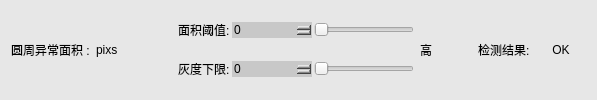
             <widget class="QWidget" name="widget_12" native="true">
              <property name="minimumSize">
               <size>
                <width>0</width>
                <height>96</height>
               </size>
              </property>
              <property name="styleSheet">
               <string notr="true">background-color: rgb(231, 231, 231);</string>
              </property>
              <layout class="QHBoxLayout" name="horizontalLayout_18">
               <property name="topMargin">
                <number>2</number>
               </property>
               <property name="bottomMargin">
                <number>2</number>
               </property>
               <item>
                <widget class="QLabel" name="label_16">
                 <property name="styleSheet">
                  <string notr="true">font: 11pt &quot;微软雅黑&quot;;</string>
                 </property>
                 <property name="text">
                  <string>圆周异常面积 :</string>
                 </property>
                </widget>
               </item>
               <item>
                <widget class="QLabel" name="labelScore_3">
                 <property name="styleSheet">
                  <string notr="true">font: 11pt &quot;微软雅黑&quot;;</string>
                 </property>
                 <property name="text">
                  <string>pixs</string>
                 </property>
                </widget>
               </item>
               <item>
                <spacer name="horizontalSpacer_8">
                 <property name="orientation">
                  <enum>Qt::Horizontal</enum>
                 </property>
                 <property name="sizeHint" stdset="0">
                  <size>
                   <width>54</width>
                   <height>20</height>
                  </size>
                 </property>
                </spacer>
               </item>
               <item>
                <layout class="QVBoxLayout" name="verticalLayout_10">
                 <property name="spacing">
                  <number>2</number>
                 </property>
                 <item>
                  <layout class="QHBoxLayout" name="horizontalLayout_10">
                   <item>
                    <widget class="QLabel" name="label_22">
                     <property name="styleSheet">
                      <string notr="true">font: 11pt &quot;微软雅黑&quot;;</string>
                     </property>
                     <property name="text">
                      <string>面积阈值:</string>
                     </property>
                    </widget>
                   </item>
                   <item>
                    <widget class="KSpinBoxKb" name="spinBoxPrecOut">
                     <property name="minimumSize">
                      <size>
                       <width>80</width>
                       <height>0</height>
                      </size>
                     </property>
                     <property name="maximumSize">
                      <size>
                       <width>80</width>
                       <height>16777215</height>
                      </size>
                     </property>
                     <property name="styleSheet">
                      <string notr="true">
QSpinBox
{
	
	font: 12pt &quot;微软雅黑&quot;;
	border-width:1;border-style:none;
	border-color:rgb(255, 255, 255);
	background-color: rgb(200, 200, 200);
	color::rgb(255,255, 0);

}
QSpinBox::down-button
{   
	
	background-color: rgb(200, 200, 200);
	subcontrol-origin:border;
    subcontrol-position:left;
    image: url(:/左normal.png);
    width: 20px;
    height: 30px; ;
}
QSpinBox::up-button
{
board:none;
	background-color: rgb(200, 200, 200);
	subcontrol-origin:border;
    subcontrol-position:right;
    image: url(:/右normal.png);
    width: 20px;
    height: 30px;       
}

QSpinBox::up-button:pressed
{
board:none;
background-color: rgb(103, 103, 103);
	subcontrol-origin:border;
    subcontrol-position:right;
    image: url(:/右press.png);
    width: 20px;
    height: 30px;      
}
QSpinBox::down-button:pressed
{
board:none;
background-color: rgb(103, 103, 103);
	subcontrol-origin:border;
    subcontrol-position:left;
    image: url(:/左press.png);
    width: 20px;
    height: 30px; 
}
</string>
                     </property>
                     <property name="maximum">
                      <number>40960</number>
                     </property>
                    </widget>
                   </item>
                   <item>
                    <widget class="QSlider" name="horizontalSliderspinBoxPrecOut">
                     <property name="minimumSize">
                      <size>
                       <width>100</width>
                       <height>0</height>
                      </size>
                     </property>
                     <property name="maximumSize">
                      <size>
                       <width>100</width>
                       <height>16777215</height>
                      </size>
                     </property>
                     <property name="maximum">
                      <number>40960</number>
                     </property>
                     <property name="orientation">
                      <enum>Qt::Horizontal</enum>
                     </property>
                    </widget>
                   </item>
                  </layout>
                 </item>
                 <item>
                  <layout class="QHBoxLayout" name="horizontalLayout_13">
                   <item>
                    <widget class="QLabel" name="label_26">
                     <property name="styleSheet">
                      <string notr="true">font: 11pt &quot;微软雅黑&quot;;</string>
                     </property>
                     <property name="text">
                      <string>灰度下限:</string>
                     </property>
                    </widget>
                   </item>
                   <item>
                    <widget class="KSpinBoxKb" name="spinBoxPrecOut_2">
                     <property name="minimumSize">
                      <size>
                       <width>80</width>
                       <height>0</height>
                      </size>
                     </property>
                     <property name="maximumSize">
                      <size>
                       <width>80</width>
                       <height>16777215</height>
                      </size>
                     </property>
                     <property name="styleSheet">
                      <string notr="true">
QSpinBox
{
	
	font: 12pt &quot;微软雅黑&quot;;
	border-width:1;border-style:none;
	border-color:rgb(255, 255, 255);
	background-color: rgb(200, 200, 200);
	color::rgb(255,255, 0);

}
QSpinBox::down-button
{   
	
	background-color: rgb(200, 200, 200);
	subcontrol-origin:border;
    subcontrol-position:left;
    image: url(:/左normal.png);
    width: 20px;
    height: 30px; ;
}
QSpinBox::up-button
{
board:none;
	background-color: rgb(200, 200, 200);
	subcontrol-origin:border;
    subcontrol-position:right;
    image: url(:/右normal.png);
    width: 20px;
    height: 30px;       
}

QSpinBox::up-button:pressed
{
board:none;
background-color: rgb(103, 103, 103);
	subcontrol-origin:border;
    subcontrol-position:right;
    image: url(:/右press.png);
    width: 20px;
    height: 30px;      
}
QSpinBox::down-button:pressed
{
board:none;
background-color: rgb(103, 103, 103);
	subcontrol-origin:border;
    subcontrol-position:left;
    image: url(:/左press.png);
    width: 20px;
    height: 30px; 
}
</string>
                     </property>
                     <property name="maximum">
                      <number>255</number>
                     </property>
                    </widget>
                   </item>
                   <item>
                    <widget class="QSlider" name="horizontalSliderspinBoxPrecOut_2">
                     <property name="minimumSize">
                      <size>
                       <width>100</width>
                       <height>0</height>
                      </size>
                     </property>
                     <property name="maximumSize">
                      <size>
                       <width>100</width>
                       <height>16777215</height>
                      </size>
                     </property>
                     <property name="maximum">
                      <number>255</number>
                     </property>
                     <property name="orientation">
                      <enum>Qt::Horizontal</enum>
                     </property>
                    </widget>
                   </item>
                  </layout>
                 </item>
                </layout>
               </item>
               <item>
                <widget class="QLabel" name="label_23">
                 <property name="styleSheet">
                  <string notr="true">font: 11pt &quot;微软雅黑&quot;;</string>
                 </property>
                 <property name="text">
                  <string>高</string>
                 </property>
                </widget>
               </item>
               <item>
                <spacer name="horizontalSpacer_4">
                 <property name="orientation">
                  <enum>Qt::Horizontal</enum>
                 </property>
                 <property name="sizeHint" stdset="0">
                  <size>
                   <width>40</width>
                   <height>20</height>
                  </size>
                 </property>
                </spacer>
               </item>
               <item>
                <widget class="QLabel" name="label_24">
                 <property name="styleSheet">
                  <string notr="true">font: 11pt &quot;微软雅黑&quot;;</string>
                 </property>
                 <property name="text">
                  <string>检测结果:</string>
                 </property>
                </widget>
               </item>
               <item>
                <widget class="QLabel" name="labelResult_3">
                 <property name="minimumSize">
                  <size>
                   <width>50</width>
                   <height>30</height>
                  </size>
                 </property>
                 <property name="maximumSize">
                  <size>
                   <width>200</width>
                   <height>30</height>
                  </size>
                 </property>
                 <property name="autoFillBackground">
                  <bool>false</bool>
                 </property>
                 <property name="styleSheet">
                  <string notr="true">font: 11pt &quot;微软雅黑&quot;;</string>
                 </property>
                 <property name="text">
                  <string>OK</string>
                 </property>
                 <property name="alignment">
                  <set>Qt::AlignCenter</set>
                 </property>
                </widget>
               </item>
              </layout>
             </widget>
